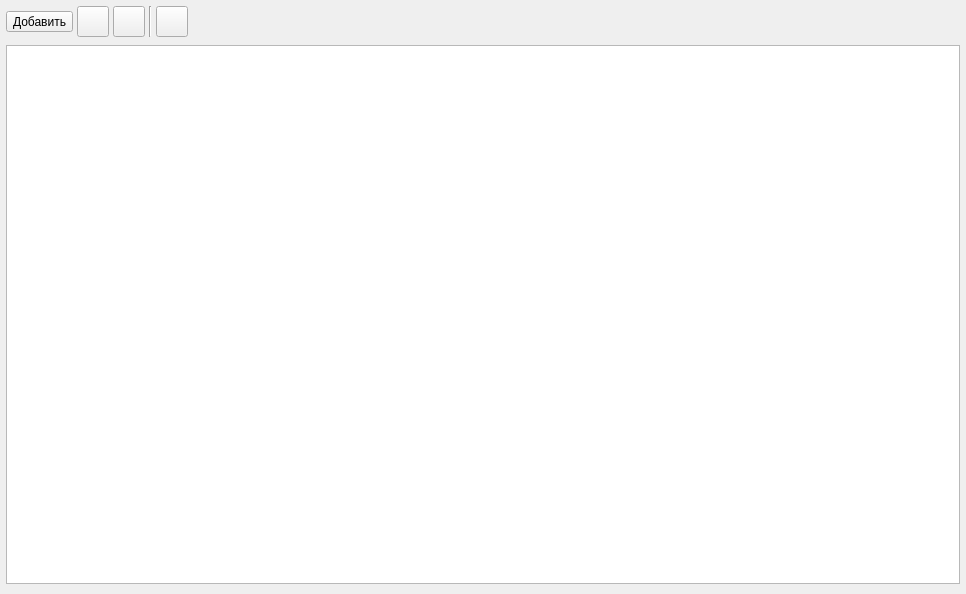
<?xml version="1.0" encoding="UTF-8"?>
<ui version="4.0">
 <class>FormReviews</class>
 <widget class="QWidget" name="FormReviews">
  <property name="geometry">
   <rect>
    <x>0</x>
    <y>0</y>
    <width>966</width>
    <height>594</height>
   </rect>
  </property>
  <property name="windowTitle">
   <string>Отзывы о товарах</string>
  </property>
  <layout class="QVBoxLayout" name="verticalLayout">
   <property name="spacing">
    <number>4</number>
   </property>
   <property name="leftMargin">
    <number>6</number>
   </property>
   <property name="topMargin">
    <number>6</number>
   </property>
   <property name="rightMargin">
    <number>6</number>
   </property>
   <property name="bottomMargin">
    <number>6</number>
   </property>
   <item>
    <layout class="QHBoxLayout" name="horizontalLayout">
     <property name="spacing">
      <number>4</number>
     </property>
     <item>
      <widget class="QToolButton" name="toolButtonAdd">
       <property name="text">
        <string>Добавить</string>
       </property>
       <property name="icon">
        <iconset resource="../../res.qrc">
         <normaloff>:/32/icons/32x32/add.png</normaloff>:/32/icons/32x32/add.png</iconset>
       </property>
       <property name="iconSize">
        <size>
         <width>24</width>
         <height>24</height>
        </size>
       </property>
       <property name="toolButtonStyle">
        <enum>Qt::ToolButtonTextBesideIcon</enum>
       </property>
      </widget>
     </item>
     <item>
      <widget class="QToolButton" name="toolButtonEdit">
       <property name="text">
        <string/>
       </property>
       <property name="icon">
        <iconset resource="../../res.qrc">
         <normaloff>:/32/icons/32x32/edit.png</normaloff>:/32/icons/32x32/edit.png</iconset>
       </property>
       <property name="iconSize">
        <size>
         <width>24</width>
         <height>24</height>
        </size>
       </property>
      </widget>
     </item>
     <item>
      <widget class="QToolButton" name="toolButtonDelete">
       <property name="text">
        <string/>
       </property>
       <property name="icon">
        <iconset resource="../../res.qrc">
         <normaloff>:/32/icons/32x32/delete.png</normaloff>:/32/icons/32x32/delete.png</iconset>
       </property>
       <property name="iconSize">
        <size>
         <width>24</width>
         <height>24</height>
        </size>
       </property>
      </widget>
     </item>
     <item>
      <widget class="Line" name="line_2">
       <property name="orientation">
        <enum>Qt::Vertical</enum>
       </property>
      </widget>
     </item>
     <item>
      <widget class="QToolButton" name="toolButtonRefresh">
       <property name="text">
        <string/>
       </property>
       <property name="icon">
        <iconset resource="../../res.qrc">
         <normaloff>:/32/icons/32x32/refresh.png</normaloff>:/32/icons/32x32/refresh.png</iconset>
       </property>
       <property name="iconSize">
        <size>
         <width>24</width>
         <height>24</height>
        </size>
       </property>
      </widget>
     </item>
     <item>
      <spacer name="horizontalSpacer">
       <property name="orientation">
        <enum>Qt::Horizontal</enum>
       </property>
       <property name="sizeHint" stdset="0">
        <size>
         <width>40</width>
         <height>20</height>
        </size>
       </property>
      </spacer>
     </item>
    </layout>
   </item>
   <item>
    <widget class="FrameSearchTable" name="widgetSearch" native="true"/>
   </item>
   <item>
    <widget class="QTableView" name="tableViewReviews">
     <property name="styleSheet">
      <string notr="true"/>
     </property>
     <property name="selectionMode">
      <enum>QAbstractItemView::ExtendedSelection</enum>
     </property>
     <property name="selectionBehavior">
      <enum>QAbstractItemView::SelectRows</enum>
     </property>
     <property name="sortingEnabled">
      <bool>true</bool>
     </property>
     <attribute name="horizontalHeaderHighlightSections">
      <bool>false</bool>
     </attribute>
     <attribute name="horizontalHeaderStretchLastSection">
      <bool>true</bool>
     </attribute>
     <attribute name="verticalHeaderVisible">
      <bool>false</bool>
     </attribute>
     <attribute name="verticalHeaderHighlightSections">
      <bool>false</bool>
     </attribute>
     <attribute name="verticalHeaderShowSortIndicator" stdset="0">
      <bool>false</bool>
     </attribute>
    </widget>
   </item>
   <item>
    <widget class="FramePageNavigator" name="widgetNavigator" native="true"/>
   </item>
  </layout>
  <action name="actionAdd">
   <property name="icon">
    <iconset resource="../../res.qrc">
     <normaloff>:/32/icons/32x32/add.png</normaloff>:/32/icons/32x32/add.png</iconset>
   </property>
   <property name="text">
    <string>Добавить</string>
   </property>
   <property name="toolTip">
    <string>Добавить отзыв</string>
   </property>
   <property name="shortcut">
    <string>Ctrl+Ins</string>
   </property>
  </action>
  <action name="actionEdit">
   <property name="icon">
    <iconset resource="../../res.qrc">
     <normaloff>:/32/icons/32x32/edit.png</normaloff>:/32/icons/32x32/edit.png</iconset>
   </property>
   <property name="text">
    <string>Редактировать</string>
   </property>
   <property name="toolTip">
    <string>Редактировать отзыв</string>
   </property>
  </action>
  <action name="actionDel">
   <property name="icon">
    <iconset resource="../../res.qrc">
     <normaloff>:/32/icons/32x32/delete.png</normaloff>:/32/icons/32x32/delete.png</iconset>
   </property>
   <property name="text">
    <string>Удалить</string>
   </property>
   <property name="toolTip">
    <string>Удалить отзыв</string>
   </property>
   <property name="shortcut">
    <string>Ctrl+Del</string>
   </property>
  </action>
  <action name="actionRefresh">
   <property name="icon">
    <iconset resource="../../res.qrc">
     <normaloff>:/32/icons/32x32/refresh.png</normaloff>:/32/icons/32x32/refresh.png</iconset>
   </property>
   <property name="text">
    <string>Обновить</string>
   </property>
   <property name="toolTip">
    <string>Обновить данные</string>
   </property>
   <property name="shortcut">
    <string>F5</string>
   </property>
  </action>
 </widget>
 <customwidgets>
  <customwidget>
   <class>FrameSearchTable</class>
   <extends>QWidget</extends>
   <header>framesearchtable.h</header>
   <container>1</container>
  </customwidget>
  <customwidget>
   <class>FramePageNavigator</class>
   <extends>QWidget</extends>
   <header>framepagenavigator.h</header>
   <container>1</container>
  </customwidget>
 </customwidgets>
 <resources>
  <include location="../../res.qrc"/>
 </resources>
 <connections/>
</ui>
